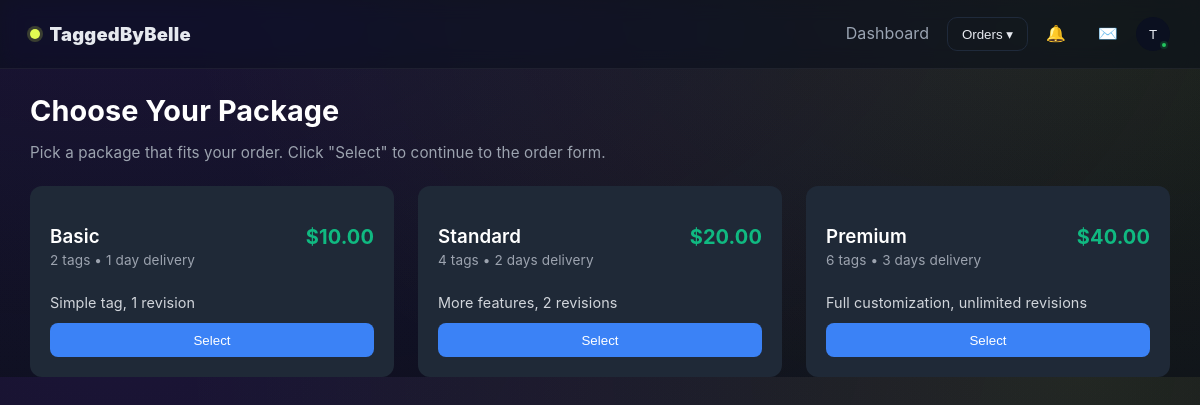
The page /order/new (signed in) on the database its author committed.
### app/domain/Package.py (models this page shows)
class Package(Base):
    __tablename__ = "packages"
    id = Column(Integer, primary_key=True, index=True)
    name = Column(String(50), nullable=False, unique=True)
    price = Column(Float, nullable=False)
    delivery_days = Column(Integer, nullable=False)
    tag_count = Column(Integer, nullable=False)
    description = Column(String(255), nullable=True)

### app/main.py (the view)
@app.get("/order/new")
async def new_order(request: Request):
    db = SessionLocal()
    try:
        packages = db.query(Package).all()
    finally:
        db.close()
    return templates.TemplateResponse("choosepackage.html", {"request": request, "packages": packages})

### app/templates/choosepackage.html (shortened to what this page needs)
{% extends "base.html" %}
{% block content %}
<h2 class="page-title">Choose Your Package</h2>
<p class="page-subtitle">Pick a package that fits your order. Click "Select" to continue to the order form.</p>
<div class="packages-grid" role="list">
    {% for p in packages %}
    <div class="package-card" role="listitem">
        <div class="package-header">
            <div>
                <h3 class="package-name">{{ p.name }}</h3>
                <div class="package-meta">{{ p.tag_count }} tag{{ 's' if p.tag_count != 1 }} • {{ p.delivery_days }} day{{ 's' if p.delivery_days != 1 }} delivery</div>
            </div>
            <div class="package-price">${{ "%.2f"|format(p.price) }}</div>
        </div>
        {% if p.description is defined and p.description %}
        <p class="package-desc">{{ p.description }}</p>
        {% endif %}
        <div class="package-actions">
            <form action="/order/new" method="post">
                <button type="submit" class="btn-select">Select</button>
            </form>
        </div>
    </div>
    {% endfor %}
</div>
{% endblock %}

### app/templates/base.html (style rules this page uses)
:root { --bg: #0b0f19; --panel: #0e1422; --line: #1f2a3b; --text: #e6e9ef; --muted: #9aa4b2; --brand: #e2fb52; --brand-ink: #0b0f19; --cta: #7c3aed; }
* { box-sizing: border-box; }
body { margin: 0; color: var(--text); background: radial-gradient(1200px 600px at 10% -10%, rgba(124,58,237,0.15), transparent), radial-gradient(900px 500px at 90% 0%, rgba(226,251,82,0.10), transparent), linear-gradient(180deg, #0a0e17, var(--bg)); font-family: Inter, ui-sans-serif, system-ui, -apple-system, Segoe UI, Roboto, Arial, Noto Sans; letter-spacing: .1px; }

### app/templates/choosepackage.html (style rules this page uses)
.page-title { font-size: 1.8rem; margin-bottom: 0.5rem; color: #fff; }
.page-subtitle { font-size: 0.95rem; color: #9ca3af; margin-bottom: 1.5rem; }
.packages-grid { display: grid; grid-template-columns: repeat(auto-fit, minmax(280px, 1fr)); gap: 1.5rem; }
.package-card { background: #1f2937; border-radius: 12px; padding: 1.25rem; display: flex; flex-direction: column; justify-content: space-between; transition: transform 0.2s, box-shadow 0.2s; }
.package-header { display: flex; justify-content: space-between; align-items: center; margin-bottom: 0.75rem; }
.package-name { font-weight: 600; color: #fff; margin-bottom: 0.25rem; }
.package-meta { font-size: 0.85rem; color: #9ca3af; }
.package-price { font-size: 1.25rem; font-weight: 700; color: #10b981; }
.package-desc { font-size: 0.9rem; color: #d1d5db; margin-bottom: 0.75rem; }
.package-actions { margin-top: auto; }
.btn-select { width: 100%; background: #3b82f6; color: #fff; font-weight: 500; padding: 0.6rem; border-radius: 8px; border: none; cursor: pointer; transition: background 0.2s; }

### rows shown on the page
Package: name "Basic", tag_count "2", tag_count "s", delivery_days "1", price "10.00", description "Simple tag, 1 revision"
Package: name "Standard", tag_count "4", tag_count "s", delivery_days "2", delivery_days "s", price "20.00", description "More features, 2 revisions"
Package: name "Premium", tag_count "6", tag_count "s", delivery_days "3", delivery_days "s", price "40.00", description "Full customization, unlimited revisions"

### other values the page prints
{{ request.session.get('username','U')[0]|upper }} "T"
